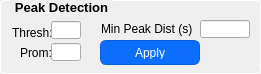
             <widget class="QGroupBox" name="PeakDetection">
              <property name="sizePolicy">
               <sizepolicy hsizetype="Fixed" vsizetype="Fixed">
                <horstretch>0</horstretch>
                <verstretch>0</verstretch>
               </sizepolicy>
              </property>
              <property name="minimumSize">
               <size>
                <width>261</width>
                <height>71</height>
               </size>
              </property>
              <property name="maximumSize">
               <size>
                <width>71</width>
                <height>16777215</height>
               </size>
              </property>
              <property name="font">
               <font>
                <pointsize>10</pointsize>
                <bold>true</bold>
               </font>
              </property>
              <property name="styleSheet">
               <string notr="true">QGroupBox {
            border: 1px solid #ffffff;
            border-radius: 4px;
            margin-top: 0.5em;
            padding-top: 0.5em;
        }

        QGroupBox::title {
            subcontrol-origin: margin;
            left: 10px;
            padding: 0 3px 0 3px;
        }</string>
              </property>
              <property name="title">
               <string>Peak Detection</string>
              </property>
              <widget class="QLabel" name="ThresholdLabel">
               <property name="geometry">
                <rect>
                 <x>12</x>
                 <y>23</y>
                 <width>41</width>
                 <height>20</height>
                </rect>
               </property>
               <property name="sizePolicy">
                <sizepolicy hsizetype="Fixed" vsizetype="Preferred">
                 <horstretch>0</horstretch>
                 <verstretch>0</verstretch>
                </sizepolicy>
               </property>
               <property name="maximumSize">
                <size>
                 <width>75</width>
                 <height>16777215</height>
                </size>
               </property>
               <property name="font">
                <font>
                 <pointsize>9</pointsize>
                 <bold>false</bold>
                </font>
               </property>
               <property name="toolTip">
                <string>Minimum signal amplitude required to detect a peak (absolute value)</string>
               </property>
               <property name="text">
                <string>Thresh:</string>
               </property>
              </widget>
              <widget class="QLineEdit" name="PeakPromValue">
               <property name="geometry">
                <rect>
                 <x>51</x>
                 <y>43</y>
                 <width>30</width>
                 <height>18</height>
                </rect>
               </property>
               <property name="sizePolicy">
                <sizepolicy hsizetype="Fixed" vsizetype="Fixed">
                 <horstretch>0</horstretch>
                 <verstretch>0</verstretch>
                </sizepolicy>
               </property>
               <property name="minimumSize">
                <size>
                 <width>0</width>
                 <height>18</height>
                </size>
               </property>
               <property name="maximumSize">
                <size>
                 <width>30</width>
                 <height>16</height>
                </size>
               </property>
               <property name="font">
                <font>
                 <pointsize>8</pointsize>
                </font>
               </property>
              </widget>
              <widget class="QPushButton" name="ApplyPeakFindPushButton">
               <property name="geometry">
                <rect>
                 <x>100</x>
                 <y>40</y>
                 <width>100</width>
                 <height>25</height>
                </rect>
               </property>
               <property name="sizePolicy">
                <sizepolicy hsizetype="Fixed" vsizetype="Fixed">
                 <horstretch>0</horstretch>
                 <verstretch>0</verstretch>
                </sizepolicy>
               </property>
               <property name="minimumSize">
                <size>
                 <width>100</width>
                 <height>25</height>
                </size>
               </property>
               <property name="maximumSize">
                <size>
                 <width>100</width>
                 <height>16777215</height>
                </size>
               </property>
               <property name="toolTip">
                <string>Detect breath peaks using the specified threshold, prominence, and distance settings</string>
               </property>
               <property name="styleSheet">
                <string notr="true">QPushButton {
    background-color: #0d6efd;
    color: white;
    border: 1px solid #0b5ed7;
    border-radius: 6px;
    padding: 5px 10px;
}
QPushButton:hover {
    background-color: #0b5ed7;
}
QPushButton:pressed {
    background-color: #0a58ca;
}
QPushButton:focus {
    outline: none;
    border: 2px solid #b6d4fe;
}
QPushButton:disabled {
    background-color: #9ec5fe;
    border-color: #9ec5fe;
    color: #eef4ff;
}</string>
               </property>
               <property name="text">
                <string>Apply</string>
               </property>
              </widget>
              <widget class="QLineEdit" name="ThreshVal">
               <property name="geometry">
                <rect>
                 <x>51</x>
                 <y>21</y>
                 <width>30</width>
                 <height>18</height>
                </rect>
               </property>
               <property name="sizePolicy">
                <sizepolicy hsizetype="Fixed" vsizetype="Fixed">
                 <horstretch>0</horstretch>
                 <verstretch>0</verstretch>
                </sizepolicy>
               </property>
               <property name="minimumSize">
                <size>
                 <width>0</width>
                 <height>18</height>
                </size>
               </property>
               <property name="maximumSize">
                <size>
                 <width>30</width>
                 <height>16</height>
                </size>
               </property>
               <property name="font">
                <font>
                 <pointsize>8</pointsize>
                </font>
               </property>
              </widget>
              <widget class="QLabel" name="PeakProminenceLabel">
               <property name="geometry">
                <rect>
                 <x>20</x>
                 <y>45</y>
                 <width>31</width>
                 <height>16</height>
                </rect>
               </property>
               <property name="sizePolicy">
                <sizepolicy hsizetype="Fixed" vsizetype="Preferred">
                 <horstretch>0</horstretch>
                 <verstretch>0</verstretch>
                </sizepolicy>
               </property>
               <property name="maximumSize">
                <size>
                 <width>85</width>
                 <height>16777215</height>
                </size>
               </property>
               <property name="font">
                <font>
                 <pointsize>9</pointsize>
                 <bold>false</bold>
                </font>
               </property>
               <property name="toolTip">
                <string>Minimum vertical distance between peak and surrounding baseline required to detect a breath</string>
               </property>
               <property name="text">
                <string>Prom:</string>
               </property>
              </widget>
              <widget class="QLineEdit" name="MinPeakDistValue">
               <property name="geometry">
                <rect>
                 <x>200</x>
                 <y>20</y>
                 <width>50</width>
                 <height>18</height>
                </rect>
               </property>
               <property name="sizePolicy">
                <sizepolicy hsizetype="Fixed" vsizetype="Fixed">
                 <horstretch>0</horstretch>
                 <verstretch>0</verstretch>
                </sizepolicy>
               </property>
               <property name="minimumSize">
                <size>
                 <width>0</width>
                 <height>18</height>
                </size>
               </property>
               <property name="maximumSize">
                <size>
                 <width>50</width>
                 <height>16</height>
                </size>
               </property>
               <property name="font">
                <font>
                 <pointsize>8</pointsize>
                </font>
               </property>
              </widget>
              <widget class="QLabel" name="PeakDistanceLabel">
               <property name="geometry">
                <rect>
                 <x>101</x>
                 <y>21</y>
                 <width>91</width>
                 <height>16</height>
                </rect>
               </property>
               <property name="sizePolicy">
                <sizepolicy hsizetype="Fixed" vsizetype="Preferred">
                 <horstretch>0</horstretch>
                 <verstretch>0</verstretch>
                </sizepolicy>
               </property>
               <property name="maximumSize">
                <size>
                 <width>150</width>
                 <height>16777215</height>
                </size>
               </property>
               <property name="font">
                <font>
                 <pointsize>9</pointsize>
                 <bold>false</bold>
                </font>
               </property>
               <property name="toolTip">
                <string>Minimum time interval between consecutive breath peaks (prevents detecting multiple peaks per breath)</string>
               </property>
               <property name="text">
                <string>Min Peak Dist (s):</string>
               </property>
              </widget>
             </widget>
